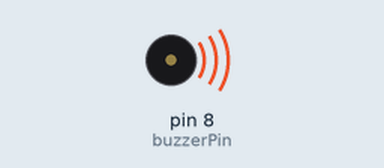
Bench run of a sketch on a simulated Arduino Uno, built with avr-gcc and run on an emulated ATmega328P. Parts: buzzer (waves = sounding). What the sketch prints to the serial monitor is not drawn.

Above: at 0.2 s.
Timing chart, 0 to 5.2 s (numbered marks = the images above):
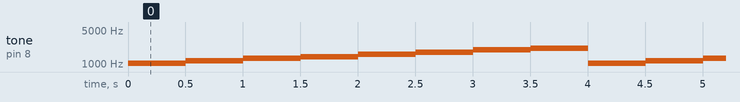

The sketch:

buzzer.ino
```cpp
/*pi
Simple Scale Sweep
*/
#include "pitches.h"

int buzzerPin = 8;
int currentNote = 0;
unsigned int note[] = {1047,1175,1319,1397,1568,1760,1976,2093};
int maxNumberOfNotes = sizeof(note)/sizeof(unsigned int);
// the setup routine runs once when you press reset:
void setup() {
  Serial.begin(9600);
  // nothing to setup
  Serial.println(maxNumberOfNotes);
}

// the loop routine runs over and over again forever:
void loop() {
  Serial.println(currentNote);
  Serial.println(note[currentNote]);
  tone(buzzerPin, note[currentNote++], 500);
  delay(500);
  currentNote = currentNote % maxNumberOfNotes;
}
```

Measured:
- by itself, tone on pin 8 (buzzerPin): repeats every 4.0 s: 1175 Hz 0.50 s, 1319 Hz 0.50 s, 1397 Hz 0.50 s, 1568 Hz 0.50 s, 1760 Hz 0.50 s, 1976 Hz 0.50 s, 2093 Hz 0.50 s, 1047 Hz 0.50 s
